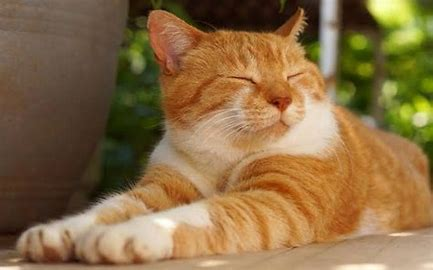
#> input picture kucing.jpeg, 433 x 270 px
$ python lat1.py
#> lines starting #> are read from the running program, lines starting #| are printed output that depends on the picture
import cv2
import numpy as np

# read gambar
img=cv2.imread('kucing.jpeg')
#> img is the input picture: shape (270, 433, 3); mean B, G, R 68.3, 108.5, 137.8
# operasi invers
im2= 255 - img
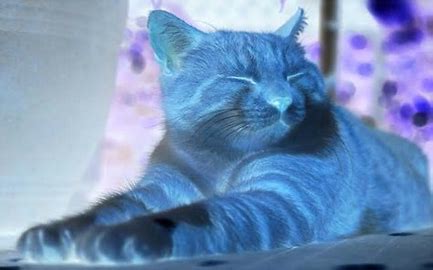
#> im2: shape (270, 433, 3); mean B, G, R 186.7, 146.5, 117.2
# menampilkan gambar
cv2.imshow('kucing.jpeg',im2)
cv2.waitKey(0)
cv2.destroyAllWindows()

$ run again, with gamma_transformed1.2.jpeg copied over kucing.jpeg
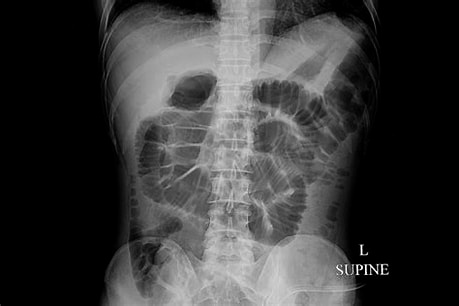
#> input picture gamma_transformed1.2.jpeg, 459 x 306 px
#> img is the input picture: shape (306, 459, 3); min 0, max 255, mean 58.5
#> `im2= 255 - img`:
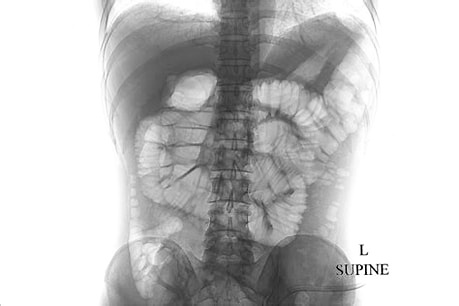
#> im2: shape (306, 459, 3); min 0, max 255, mean 196.5
